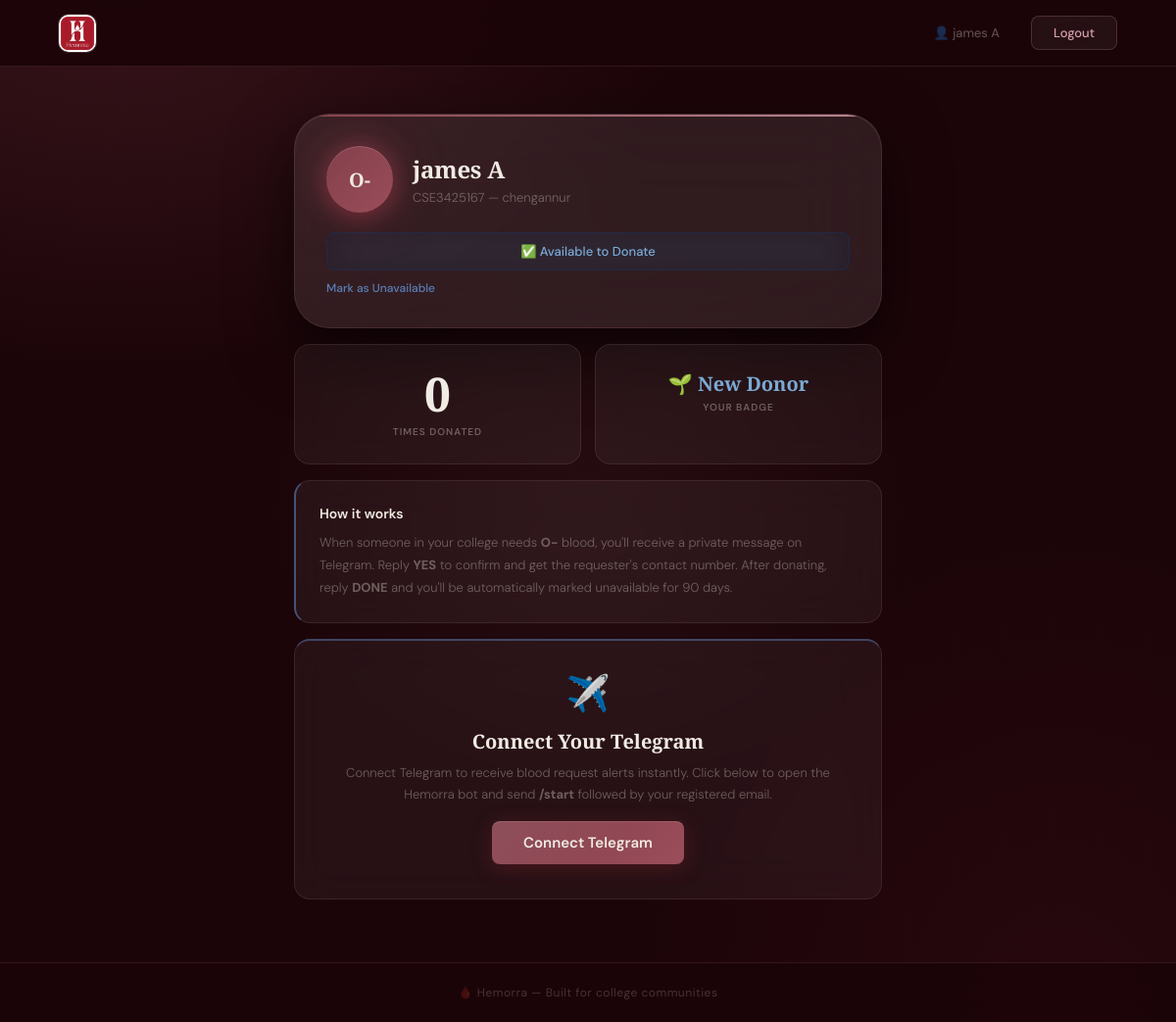
Page /donor_home (signed in) on the committed database.
### database.py (models this page shows)
class User(db.Model):
    id = db.Column(db.Integer, primary_key=True)
    name = db.Column(db.String(100), nullable=False)
    email = db.Column(db.String(100), unique=True, nullable=False)
    college_id = db.Column(db.String(50), unique=True, nullable=False)
    blood_group = db.Column(db.String(5), nullable=False)
    weight = db.Column(db.Float, nullable=False)
    city = db.Column(db.String(100), nullable=False)
    last_donation_date = db.Column(db.DateTime, nullable=True)
    is_available = db.Column(db.Boolean, default=True)
    next_eligible_date = db.Column(db.DateTime, nullable=True)
    donate_count = db.Column(db.Integer, default=0)
    password = db.Column(db.String(200), nullable=False)
    telegram_chat_id = db.Column(db.String(100), nullable=True)

### app.py (the view)
@app.route('/donor_home')
def donor_home():
    if 'user_id' not in session:
        return redirect(url_for('login'))
    user = User.query.get(session['user_id'])
    return render_template('donor_home.html', user=user, now=datetime.utcnow())

### app.py (called while the page is built)
@app.after_request
def add_header(response):
    if 'Content-Type' in response.headers and response.headers['Content-Type'] == 'text/plain':
        if response.response and isinstance(response.response[0], bytes):
            if b'body {' in response.response[0] or b':root {' in response.response[0]:
                response.headers['Content-Type'] = 'text/css'
    return response

### templates/donor_home.html (shortened to what this page needs)
<!DOCTYPE html>
<html lang="en">
<head>
    <link rel="stylesheet" href="{{ url_for('static', filename='style.css') }}">
</head>
<body class="page-body">
    <nav class="nav-landing">
    <img src="{{ url_for('static', filename='logo.png.jpeg') }}" alt="Hemorra" class="nav-logo-img">
    <div class="nav-links">
        <span class="nav-name">👤 {{ user.name }}</span>
        <a href="/logout" class="btn-nav-register">Logout</a>
    </div>
</nav>
    <div class="donor-page-container">
        <div class="profile-card">
            <div class="profile-top">
                <div class="blood-group-badge">{{ user.blood_group }}</div>
                <div class="profile-info">
                    <h2>{{ user.name }}</h2>
                    <p>{{ user.college_id }} — {{ user.city }}</p>
                </div>
            </div>
            {% if user.next_eligible_date and user.next_eligible_date > now %}
                <div id="availability-badge" class="availability-badge unavailable">
                    ⏳ Medical Cooldown — Eligible again on
                    {{ user.next_eligible_date.strftime('%d %B %Y') }}
                </div>
                <a href="#" class="toggle-btn" id="toggle-btn"
                    onclick="handleCooldownClick(event)">
                    In Cooldown
                </a>
            {% elif user.is_available %}
                <div id="availability-badge" class="availability-badge available">
                    ✅ Available to Donate
                </div>
                <a href="#" class="toggle-btn" id="toggle-btn"
                    onclick="toggleAvailability(event)">
                    Mark as Unavailable
                </a>
            {% endif %}
        </div>
        <div class="donor-stats">
            <div class="donor-stat-card">
                <div class="stat-number">{{ user.donate_count }}</div>
                <div class="stat-label">Times Donated</div>
            </div>
            <div class="donor-stat-card">
                {% if user.donate_count >= 3 %}
                    <div class="badge gold">🥇 Gold Donor</div>
                {% elif user.donate_count >= 1 %}
                    <div class="badge silver">🥈 Silver Donor</div>
                {% else %}
                    <div class="badge new">🌱 New Donor</div>
                {% endif %}
                <div class="stat-label">Your Badge</div>
            </div>
        </div>
        <div class="info-box">
            <h3>How it works</h3>
            <p>
                When someone in your college needs <strong>{{ user.blood_group }}</strong> blood,
                you'll receive a private message on Telegram.
                Reply <strong>YES</strong> to confirm and get the requester's contact number.
                After donating, reply <strong>DONE</strong> and you'll be automatically
                marked unavailable for 90 days.
            </p>
        </div>
        {% if not user.telegram_chat_id %}
        <div class="telegram-box">
            <div class="telegram-icon">✈️</div>
            <h3>Connect Your Telegram</h3>
            <p>
                Connect Telegram to receive blood request alerts instantly.
                Click below to open the Hemorra bot and send
                <strong>/start</strong> followed by your registered email.
            </p>
            <a href="https://t.me/HemorraBOT" target="_blank" class="btn-primary"
                style="display:inline-block; width:auto; padding:12px 32px; text-decoration:none;">
                Connect Telegram
            </a>
        </div>
        {% else %}
        <div class="telegram-box connected">
            <div class="telegram-icon">✅</div>
            <h3>Telegram Connected</h3>
            <p>You will receive blood request alerts on Telegram instantly.</p>
        </div>
        {% endif %}
    </div>
    <footer class="page-footer">🩸 Hemorra — Built for college communities</footer>
</body>
</html>

### templates/donor_home.html (style rules this page uses)
.availability-badge { transition: background 0.4s ease, color 0.4s ease, border-color 0.4s ease, box-shadow 0.4s ease; }

### rows in the picture
User: name "james A", blood_group "O-", college_id "CSE3425167", city "chengannur", donate_count "0"
